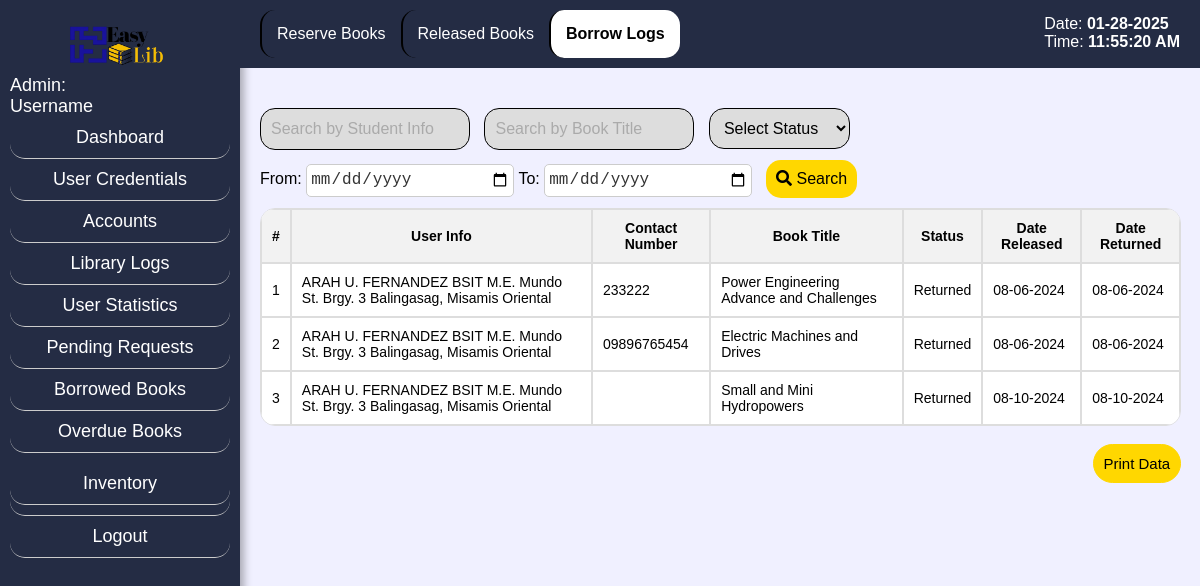
The app's page /admin_wlogs.php with its own data.
### tables this page shows
CREATE TABLE `rsv` (
  `rid` int(9) NOT NULL,
  `uid` int(9) NOT NULL,
  `bid` int(9) NOT NULL,
  `info` varchar(255) NOT NULL,
  `contact` varchar(255) NOT NULL,
  `title` varchar(255) NOT NULL,
  `status` varchar(255) NOT NULL,
  `rsv_end` varchar(255) NOT NULL,
  `date_rel` varchar(255) NOT NULL,
  `due_date` varchar(255) NOT NULL,
  `date_ret` varchar(255) NOT NULL,
  `remarks` varchar(255) NOT NULL
);

CREATE TABLE `inventory` (
  `bid` int(9) NOT NULL,
  `title` varchar(99) NOT NULL,
  `author` varchar(99) NOT NULL,
  `year` varchar(99) NOT NULL,
  `genre` varchar(255) NOT NULL,
  `dew_num` varchar(99) NOT NULL,
  `ISBN` varchar(99) NOT NULL,
  `shlf_num` varchar(99) NOT NULL,
  `cndtn` varchar(99) NOT NULL,
  `add_info` varchar(500) NOT NULL,
  `status` varchar(255) NOT NULL,
  `added_by` varchar(99) NOT NULL,
  `publisher` varchar(255) DEFAULT NULL,
  `edition` varchar(50) DEFAULT NULL,
  `language` varchar(50) DEFAULT NULL,
  `physical_description` text DEFAULT NULL,
  `series_title` varchar(255) DEFAULT NULL,
  `subject_keywords` text DEFAULT NULL,
  `accession_number` varchar(50) DEFAULT NULL,
  `barcode` varchar(50) DEFAULT NULL,
  `acquisition_date` date DEFAULT NULL,
  `location` varchar(255) DEFAULT NULL,
  `cataloging_notes` text DEFAULT NULL
);

### admin_wlogs.php (the view, shortened to what this page needs)
<?php
include 'config.php';
?>
<?php
$where_clause = " WHERE r.uid = 0 AND (r.status = 'Returned' OR r.status = 'Cancelled')";
$query = "SELECT r.rid, r.bid, r.info, r.contact, i.title, r.status, r.date_rel, r.date_ret
          FROM rsv r
          INNER JOIN inventory i ON r.bid = i.bid
          $where_clause";
$result = $mysqli->query($query);
?>
<!DOCTYPE html>
<html lang="en">
<head>
    <link rel="stylesheet" href="css/admin_srch.css">
    <link rel="stylesheet" href="https://cdnjs.cloudflare.com/ajax/libs/font-awesome/5.15.4/css/all.min.css">
</head>
<body class="bg">
<div class="sidebar">
    <span style="margin-left: 25%;"><img src="css/pics/logop.png" alt="Logo" class="logo"></span>
        <?php
        if(isset($admin_username_display)) {
            echo '<div class="hell">Admin: ' . $admin_username_display . '</span></div>';
        } else {
            echo '<div>Admin: <br>Username</div>';
        }
        ?>
        <a href="admin_dash.php<?php if(isset($aid)) echo '?aid=' . $aid; ?>" class="sidebar-item">Dashboard</a>
        <a href="admin_pf.php<?php if(isset($aid)) echo '?aid=' . $aid; ?>" class="sidebar-item">User Credentials</a>
        <a href="admin_srch.php<?php if(isset($aid)) echo '?aid=' . $aid; ?>" class="sidebar-item">Accounts</a>
        <a href="admin_attd.php<?php if(isset($aid)) echo '?aid=' . $aid; ?>" class="sidebar-item">Library Logs</a>
        <a href="admin_stat.php<?php if (isset($aid)) echo '?aid=' . $aid; ?>" class="sidebar-item">User Statistics</a>
        <a href="admin_preq.php<?php if(isset($aid)) echo '?aid=' . $aid; ?>" class="sidebar-item">Pending Requests</a>
        <a href="admin_brel.php<?php if(isset($aid)) echo '?aid=' . $aid; ?>" class="sidebar-item">Borrowed Books</a>
        <a href="admin_ob.php<?php if(isset($aid)) echo '?aid=' . $aid; ?>" class="sidebar-item">Overdue Books</a>
        <div class="sidebar-item dropdown">
            <a href="#" class="dropdown-link" onmouseover="toggleDropdown(event)">Inventory</a>
        </div>
        <a href="login.php" class="sidebar-item logout-btn">Logout</a>
    </div>
    <div class="content">
        <nav class="secondary-navbar">
            <a href="admin_wres.php<?php if(isset($aid)) echo '?aid=' . $aid; ?>" class="secondary-navbar-item">Reserve Books</a>
            <a href="admin_wrel.php<?php if(isset($aid)) echo '?aid=' . $aid; ?>" class="secondary-navbar-item">Released Books</a>
            <a href="admin_wlogs.php<?php if(isset($aid)) echo '?aid=' . $aid; ?>" class="secondary-navbar-item active">Borrow Logs</a>
        </nav>
    </div>
    <div class="fixed-date-time">
        <p>Date: <span id="current-date"><?php echo date("m-d-Y"); ?></span></p>
        <p>Time: <span id="current-time"></span></p>
    </div>
    <br>
    <div class="content-container">
    <div class="search-bar">
    <form method="GET" action="admin_wlogs.php">
        <input type="text" name="search_info" placeholder="Search by Student Info">
        <input type="text" name="search_title" placeholder="Search by Book Title">
        <select name="search_status">
            <option value="">Select Status</option>
        </select>
        <br>
        <label for="start-date">From:</label>
            <input type="date" name="start_date" placeholder="Start Date">
        <label for="end-date">To:</label>
            <input type="date" name="end_date" placeholder="End Date">
        <button type="submit" style="margin-left: 1%;"><i class="fas fa-search"></i> Search</button>
    </form>
</div>
                <table>
                <thead>
                        <tr>
                            <th>#</th>
                            <th>User Info</th>
                            <th>Contact Number</th>
                            <th>Book Title</th>
                            <th>Status</th>
                            <th>Date Released</th>
                            <th>Date Returned</th>
                        </tr>
                    </thead>
                    <tbody>
                    <?php
            if ($result && $result->num_rows > 0) {
                $counter = 1;
                while($row = $result->fetch_assoc()) {
                    echo "<tr>";
                    echo "<td>" . $counter++ . "</td>";
                    echo "<td>" . $row["info"] . "</td>";
                    echo "<td>" . $row["contact"] . "</td>";
                    echo "<td>" . $row["title"] . "</td>";
                    echo "<td>" . $row["status"] . "</td>";
                    echo "<td>" . $row["date_rel"] . "</td>";
                    echo "<td>" . $row["date_ret"] . "</td>";
                    echo "</tr>";
                }
            } else {
                echo "<tr><td colspan='8'>No data found.</td></tr>";
            }
            ?>
            </tbody>
                </table>
                <br>
                <button onclick="printData()" class="print-button">Print Data</button>
    </div>
</body>
</html>

### css/admin_srch.css (style rules this page uses)
.bg { margin: 0; padding: 0; font-family: Century Gothic,CenturyGothic,AppleGothic,sans-serif; background-color: #F0F0FF; }
.logo { height: 50px; width: auto; }
.sidebar { background-color: #242c44; width: 220px; padding: 20px 10px 20px 10px; height: 100%; font-size: 18px; position: fixed; top: 0; color: white; box-shadow: 4px 0 8px rgba(0, 0, 0, 0.3); }
.sidebar-item { padding: 10px 0; border-bottom: 1px solid #ccc; text-decoration: none; color: white; display: block; text-align: center; border-radius: 15px; }
.logout-btn { margin-top: auto; padding: 10px 0; text-decoration: none; color: white; display: block; text-align: center; border-radius: 15px; }
.secondary-navbar { background-color: #242c44; padding: 10px 20px; display: block; float: left; align-items: center; margin-left: 240px; position: fixed; width: 100%; position: fixed; top: 0; z-index: 1000; }
.secondary-navbar-item { padding: 15px; text-decoration: none; color: white; display: block; border-left: 2px solid black; float: left; text-align: center; border-radius: 15px; }
.secondary-navbar-item.active { background-color: white; color: black; font-weight: bold; }
.content-container { margin-top: 70px; margin-left: 240px; padding-left: 20px; overflow-y: auto; height: calc(100% - 70px); padding-bottom: 20px; }
.search-bar { margin-top: 20px; margin-bottom: 20px; }
.search-bar input[type="text"], .search-bar input[type="number"], .search-bar select, .search-bar button[type="submit"], .search-bar button[type="button"] { padding: 10px; font-size: 16px; border: 1px solid black; display: inline-block; margin-right: 10px; background-color: #ddd; }
.search-bar input[type="text"] { width: 20%; border-radius: 15px; }
.search-bar select { width: 15%; border-radius: 15px; }
input[type="date"] { width: 200px; height: 25px; padding: 3px; border: 1px solid #ccc; border-radius: 5px; background-color: #fff; color: #333; font-size: 16px; outline: none; }
input[type="date"]::placeholder { color: #aaa; }
.search-bar button[type="submit"] { background-color: gold; color: black; cursor: pointer; border-radius: 15px; border: none; }
.search-bar input[type="text"]::placeholder { color: #aaa; }
table { width: 98%; margin-top: -10px; font-size: 14px; border-spacing: 0; border-radius: 15px; overflow: hidden; border: 1px solid #ddd; }
table tr { color: black; background-color: white; }
table th, table td { padding: 10px; border: 1px solid #ddd; text-align: left; }
table th { background-color: #f2f2f2; text-align: center; }
.print-button { float: right; margin-right: 2%; margin-bottom: 20px; border-radius: 20px; border: 1px solid gold; color: black; background-color: gold; padding: 10px; text-align: center; text-decoration: none; font-size: 15px; cursor: pointer; }
.fixed-date-time { position: fixed; top: 15px; right: 20px; color: white; font-size: 16px; z-index: 1000; }
.fixed-date-time p { margin: 0; padding: 0; }
.fixed-date-time span { font-weight: bold; }
input[type="number"], input[type="text"] { width: 500px; height: 20px; padding: 5px; border: none; border-radius: 5px; margin-bottom: 10px; background-color: white; color: black; }
.dropdown-link { padding: 10px 0; border-bottom: 1px solid #ccc; text-decoration: none; color: white; display: block; text-align: center; border-radius: 15px; }

### records on screen
rsv: info "ARAH U. FERNANDEZ BSIT M.E. Mundo St. Brgy. 3 Balingasag, Misamis Oriental", contact "233222", bid.title "Power Engineering Advance and Challenges", status "Returned", date_rel "08-06-2024", date_ret "08-06-2024"
rsv: info "ARAH U. FERNANDEZ BSIT M.E. Mundo St. Brgy. 3 Balingasag, Misamis Oriental", contact "09896765454", bid.title "Electric Machines and Drives", status "Returned", date_rel "08-06-2024", date_ret "08-06-2024"
rsv: info "ARAH U. FERNANDEZ BSIT M.E. Mundo St. Brgy. 3 Balingasag, Misamis Oriental", bid.title "Small and Mini Hydropowers", status "Returned", date_rel "08-10-2024", date_ret "08-10-2024"
